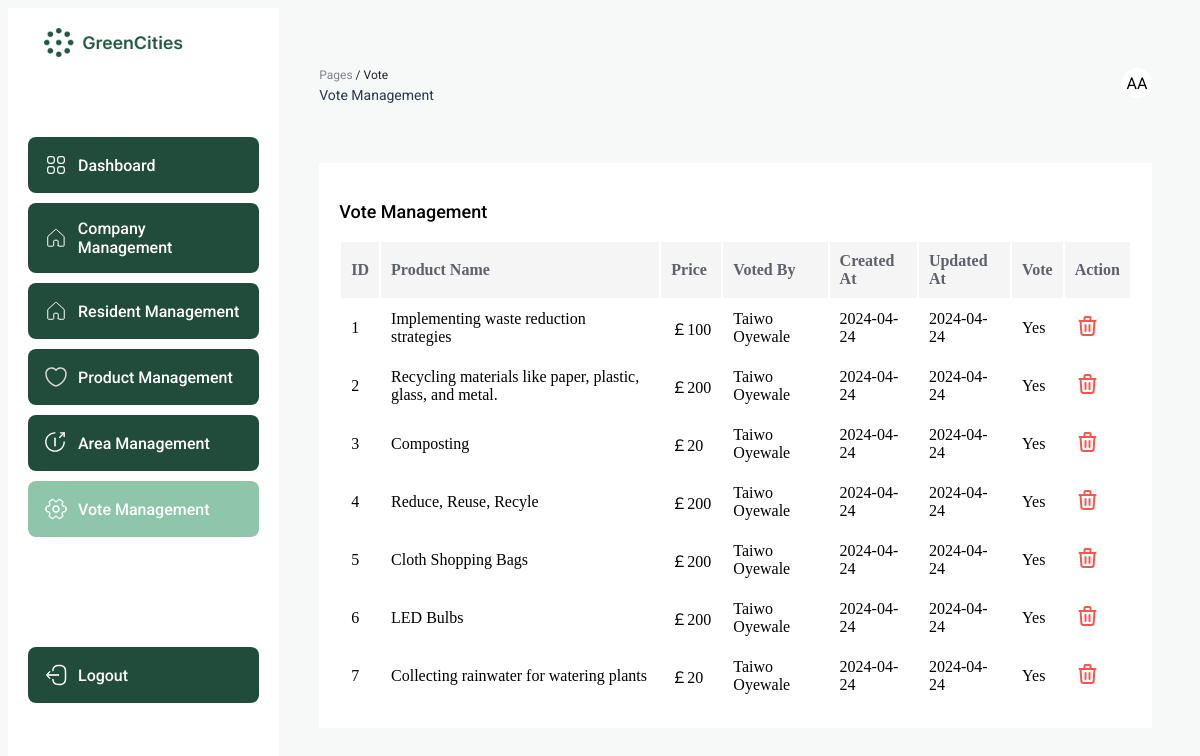
Screenshot of /vote/index.php (signed in) with the database file from the repository.
### tables this page shows
CREATE TABLE `product` (
  `id` int(11) NOT NULL,
  `name` text NOT NULL,
  `price` float NOT NULL DEFAULT 0,
  `description` text NOT NULL,
  `size` varchar(15) NOT NULL,
  `benefits` text NOT NULL,
  `pricing_categories` varchar(15) NOT NULL,
  `class` varchar(50) NOT NULL DEFAULT 'Green energies products',
  `vote_count` int(11) NOT NULL DEFAULT 0
);

### vote/index.php (the view, shortened to what this page needs)
<?php
$servername = "localhost";
$username = "root";
$password = "";
$dbname = "Green Alliance";
$conn = new mysqli($servername, $username, $password, $dbname);
$voteListQuery = "SELECT * FROM `votes`";
$voteListResult = $conn->query($voteListQuery);
if ($voteListResult->num_rows > 0) {
    while ($voteListRow = $voteListResult->fetch_assoc()) {
        $productId = $voteListRow['product'];
        $userId = $voteListRow['user'];
        $productListQuery = "SELECT * FROM `product` WHERE id = $productId";
        $productListResult = $conn->query($productListQuery);
        $userVotedQuery = "SELECT * FROM `registration` WHERE id = $userId";
        $userListResult = $conn->query($userVotedQuery);
        $row = $productListResult->fetch_assoc();
        $userRow = $userListResult->fetch_assoc();
        $productId = $voteListRow['id'];
        $productName = $row['name'];
        $productPrice = $row['price'];
        $productDescription = $row['description'];
        $productSize = $row['size'];
        $productBenefits = $row['benefits'];
        $productPricingCategories = $row['pricing_categories'];
        $voteValue = $voteListRow['vote'] == "FALSE" ? "No" : "Yes";
        $createdAt = $voteListRow['created_at'];
        $updatedAt = $voteListRow['updated_at'];
        $votedBy = $userRow["first_name"] . " " . $userRow["last_name"];
        $myMap = [
            "id" => $productId,
            "name" => $productName,
            "price" => $productPrice,
            "description" => $productDescription,
            "size" => $productSize,
            "benefits" => $productBenefits,
            "pricing_categories" => $productPricingCategories,
            "vote" => $voteValue,
            "votedBy" => $votedBy,
            "created_at"=> $createdAt,
            "updated_at"=> $updatedAt
        ];
        $productListData[] = $myMap;
    }
}
$templateData = array(
    "result" => $productListData,
);
?>
<!DOCTYPE html>
<html lang="en">
<head>
</head>
<body>
    <div class="dashboard-container">
        <div class="sidebar">
            <img src="../images/banner.png" alt="logo" style="width: 200px; margin: 0 auto 70px; display: block;" />
            <?php if (isset($_SESSION['role']) && ($_SESSION['role'] === 'admin')) {
                ?>
                <a href="../dashboard.php">
                    <div class="sidebar-item">
                        <p>Dashboard</p>
                    </div>
                </a>
                <?php
            }
            ?>
            <?php
            if (isset($_SESSION['role']) && ($_SESSION['role'] === 'admin')) {
                ?>
                <a href="../company/">
                    <div class="sidebar-item">
                        <p>Company Management</p>
                    </div>
                </a>
                <?php
            }
            ?>
            <?php
            if (isset($_SESSION['role']) && ($_SESSION['role'] === 'admin')) {
                ?>
                <a href="../resident/">
                    <div class="sidebar-item">
                        <p>Resident Management</p>
                    </div>
                </a>
                <?php
            }
            ?>
            <?php
            if (isset($_SESSION['role']) && ($_SESSION['role'] === 'admin')) {
                ?>
                <a href="../product/">
                    <div class="sidebar-item">
                        <p>Product Management</p>
                    </div>
                </a>
                <?php
            }
            ?>
            <?php
            if (isset($_SESSION['role']) && ($_SESSION['role'] === 'admin')) {
                ?>
                <a href="../area/">
                    <div class="sidebar-item">
                        <p>Area Management</p>
                    </div>
                </a>
                <?php
            }
            ?>
            <?php
            if (isset($_SESSION['role']) && ($_SESSION['role'] === 'admin')) {
                ?>
                <a href="../vote/">
                    <div class="sidebar-item active-sidebar">
                        <p>Vote Management</p>
                    </div>
                </a>
                <?php
            }
            ?>
            <a href="../logout.php">
                <div class="sidebar-item" style="margin: 100px 0 0;">
                    <p>Logout</p>
                </div>
            </a>
        </div>
        <div style="width: 100%;">
            <div style="margin: 60px 40px">
                <div style="display: flex; justify-content: space-between;">
                    <div>
                        <p style="color: #81848F; font-size: 12px; margin: 0 0 5px;">Pages <span
                                style="color: #242428;">/ Vote</span></p>
                        <p style="color: #2D3748; font-size: 14px; margin: 0;">Vote Management</p>
                    </div>
                    <div
                        style="border-radius: 50%; width: 30px; height: 30px; background: white; display: flex; align-items: center; justify-content: center;">
                        <p class="font-size: 20px; font-weight: 600;">
                            <?php echo strtoupper($_SESSION['name'][0]) . "" . strtoupper($_SESSION['last_name'][0]); ?>
                        </p>
                    </div>
                </div>
            </div>
            <div style="background: white; margin: 20px 40px; padding: 20px;">
                <div style="display: flex; justify-content: space-between;">
                    <p style="font-size: 18px; font-weight: 500; color: black;">Vote Management</p>
                </div>
                <table class="table" style="width: 100%;">
                    <thead>
                        <tr style="background: #F5F5F6;">
                            <th scope="col" style="text-align: left">ID</th>
                            <th scope="col" style="text-align: left">Product Name</th>
                            <th scope="col" style="text-align: left">Price</th>
                            <th scope="col" style="text-align: left">Voted By</th>
                            <th scope="col" style="text-align: left">Created At</th>
                            <th scope="col" style="text-align: left">Updated At</th>
                            <th scope="col" style="text-align: left">Vote</th>
                            <th scope="col" style="text-align: left">Action</th>
                        </tr>
                    </thead>
                    <tbody>
                        <?php foreach ($templateData['result'] as $option): ?>
                            <tr>
                                <td><?php echo $option["id"]; ?></td>
                                <td><?php echo $option["name"]; ?></td>
                                <td><?php echo "￡" . $option["price"]; ?></td>
                                <td><?php echo $option["votedBy"]; ?></td>
                                <td><?php echo $option["created_at"]; ?></td>
                                <td><?php echo $option["updated_at"]; ?></td>
                                <td><?php echo $option["vote"]; ?></td>
                                <td>
                                    <a href="index.php?delete=<?php echo $option['id']; ?>">
                                    </a>
                </div>
                </td>
                </tr>
            <?php endforeach; ?>
</body>
</html>

### vote/index.php (style rules this page uses)
p, span, a, label { font-family: "Roboto", sans-serif; }
body { background-color: #F7F8F8; height: 100vh; flex-direction: column; }
.sidebar { width: 300px; padding: 20px; flex-direction: column; display: flex; gap: 10px; background: white; height: 100vh; }
.sidebar-item { display: flex; padding: 16px; border-radius: 8px; align-items: center; gap: 10px; background: #214C3B; text-decoration: none; }
.sidebar-item p { color: white; font-size: 16px; font-weight: 500; margin: 0; text-decoration: none; }
.active-sidebar { background: #8FC6AA; }
.dashboard-container { display: flex; }
thead, tbody { width: 100%; border-radius: 6px; }
thead th { padding: 10px; color: #5E606A; }
thead tr { border-bottom: 1px solid #F5F5F6; }
tbody td { padding: 10px; }
a { text-decoration: none; }

### rows the page displays
product: vote_count "1", name "Implementing waste reduction strategies", price "100", votedBy "Taiwo Oyewale", created_at "2024-04-24", updated_at "2024-04-24", vote "Yes"
product: id "2", name "Recycling materials like paper, plastic, glass, and metal.", price "200", votedBy "Taiwo Oyewale", created_at "2024-04-24", updated_at "2024-04-24", vote "Yes"
product: id "3", name "Composting", price "20", votedBy "Taiwo Oyewale", created_at "2024-04-24", updated_at "2024-04-24", vote "Yes"
product: id "4", name "Reduce, Reuse, Recyle", price "200", votedBy "Taiwo Oyewale", created_at "2024-04-24", updated_at "2024-04-24", vote "Yes"
product: id "5", name "Cloth Shopping Bags", price "200", votedBy "Taiwo Oyewale", created_at "2024-04-24", updated_at "2024-04-24", vote "Yes"
product: id "6", name "LED Bulbs", price "200", votedBy "Taiwo Oyewale", created_at "2024-04-24", updated_at "2024-04-24", vote "Yes"
product: id "7", name "Collecting rainwater for watering plants", price "20", votedBy "Taiwo Oyewale", created_at "2024-04-24", updated_at "2024-04-24", vote "Yes"

### other values shown
$_SESSION['name'][0] "A"
$_SESSION['last_name'][0] "A"
